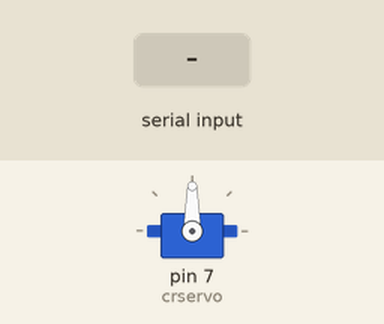
A sketch run on a simulated Arduino Uno, built with avr-gcc and run on an emulated ATmega328P. On the bench: servo. The inputs (shaded band) are chosen by the test bench.

Above: at 1.2 s.
1.3 s: "c" received over Serial
At 2.5 s:
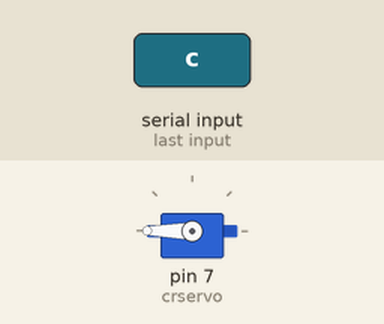
2.8 s: "o" received over Serial
At 5.6 s:
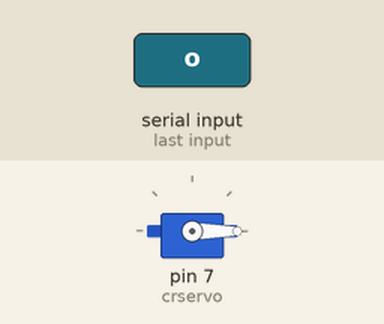
Timing chart, 0 to 10.8 s (numbered marks = the images above; inputs shaded):
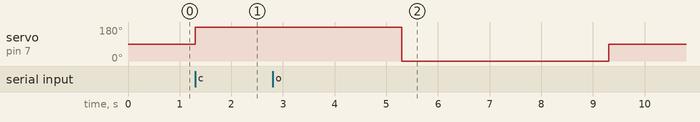

The sketch:

arduino.ino
```cpp
#include <Servo.h>

// Time in miliseconds for the servo to spin for
// 4000 = 4 seconds
int TIME_TO_SPIN = 4000;

// Placeholder variables for
Servo crservo;      // our servo we want to control
int incomingByte;   // storing the input from the serial

void setup() {
  // Connect to computer
  Serial.begin(19200);

  // Connect to servo, and set it to 90 (off)
  crservo.attach(7);
  crservo.write(90);
}

void loop() {
  // Check if we have a message from computer
  if (Serial.available() > 0) {
    incomingByte = Serial.read();

    // If message was 'c'
    if (incomingByte == 'c') {
      // Start spinning clockwise
      crservo.write(180);

      // Wait a set time, then stop
      delay(TIME_TO_SPIN);
      crservo.write(90);
    }

    // If message was 'o'
    if (incomingByte == 'o') {
      // Start spinning anticlockwise
      crservo.write(0);

      // Wait a set time, then stop
      delay(TIME_TO_SPIN);
      crservo.write(90);
    }
  }
}
```

Measured:
- after the input at 1.3 s, servo on pin 7 (crservo): 90° → 180° at once
- after the input at 2.8 s, servo on pin 7 (crservo): 180° → 0° after 2.5 s, → 90° 4.0 s later
